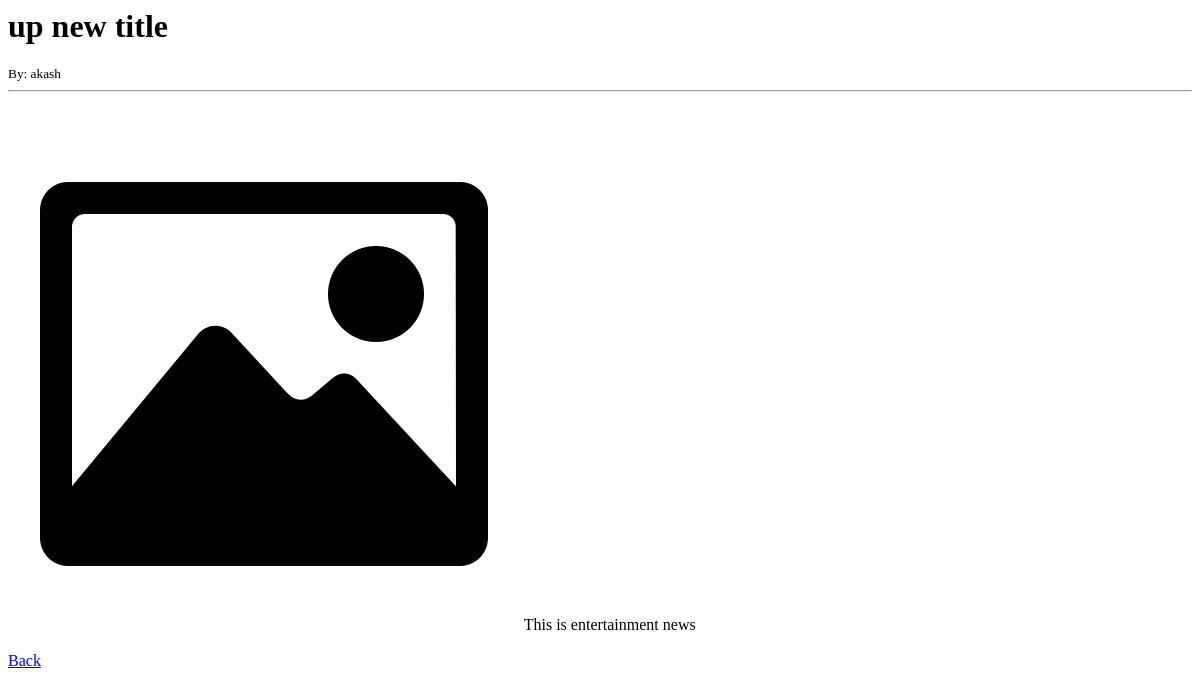
Before: /article/15 with the older database file.
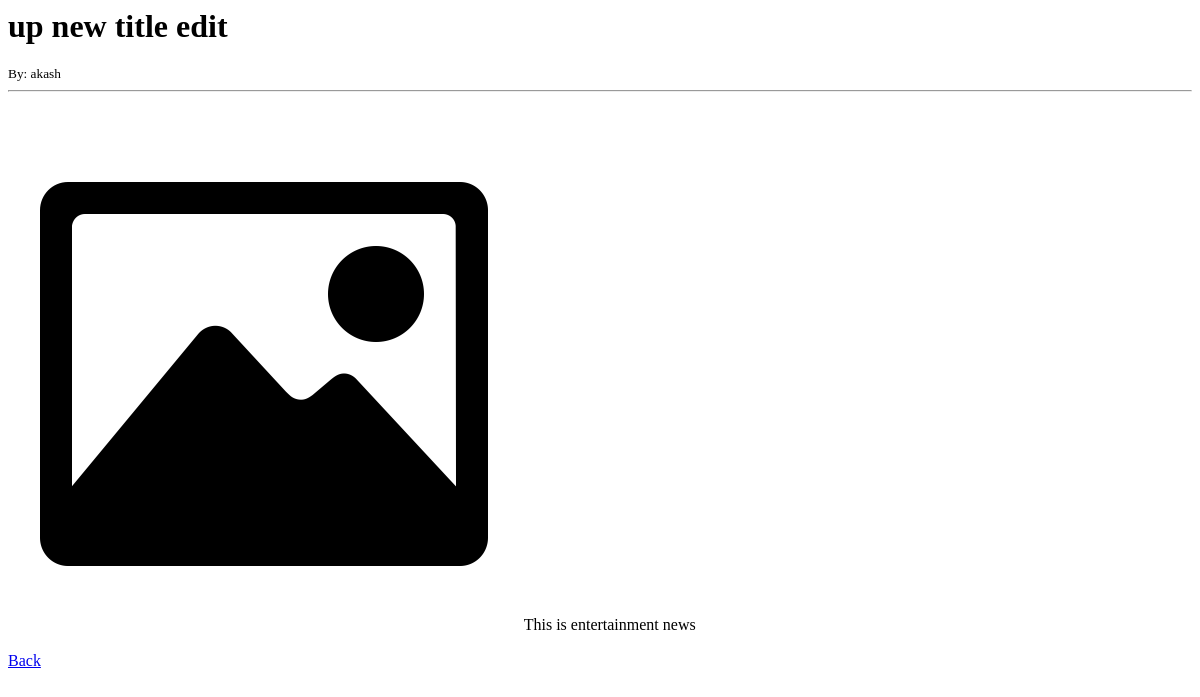
After: the same page with the newer database file.
### loginapp/models.py (models this page shows, shortened)
class Post(models.Model):
    title = models.CharField(max_length = 255)
    header_image = models.ImageField(null=True, blank=True, upload_to="loginapp\static\Images")
    auth = models.ForeignKey(User,on_delete = models.CASCADE)
    body = RichTextField(blank = True , null = True)
    category = models.CharField(max_length=255, default='Politics')

### loginapp/views.py (the view)
# urls.py: path('article/<int:pk>', Detail_Article_View.as_view(), name="article-detail"),
class Detail_Article_View(DetailView):
    model = Post
    template_name = 'loginapp/Html file/detailed_article.html'

### loginapp/templates/loginapp/Html file/detailed_article.html (shortened to what this page needs)
{% load static %}
<h1>{{ post.title }}</h1>
<small>By: {{ post.auth.username }}</small>
<hr />
{% if post.header_image %}
<img src="{{ post.header_image.url }}" /><br /><br />
{% else %}
<img
  src="{% static 'Images/icon-image.png' %}"
  class="card-img-top"
  alt="..."
/>
{% endif %} {{ post.body }}
<a href="{% url 'Blog' %}">Back</a>

Changed rows visible on the page:
changed Post "This is entertainment news": title "up new title" → "up new title edit"
